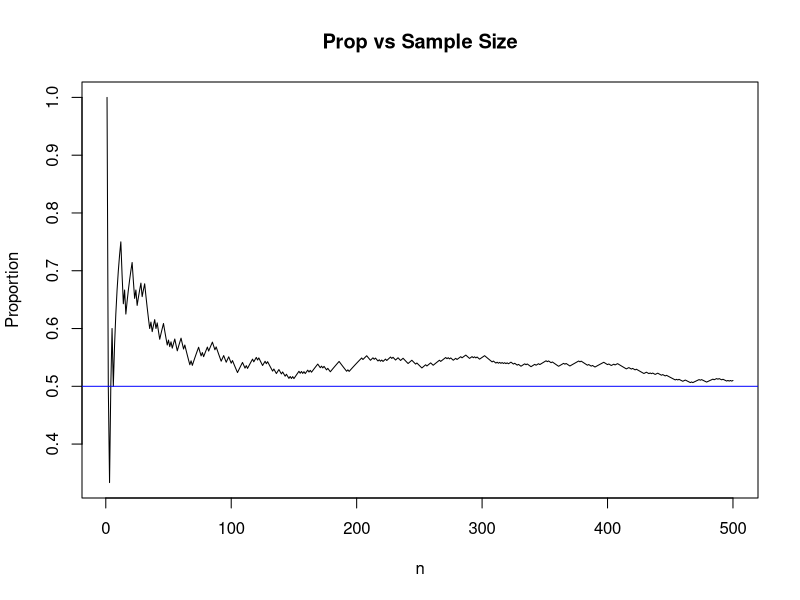
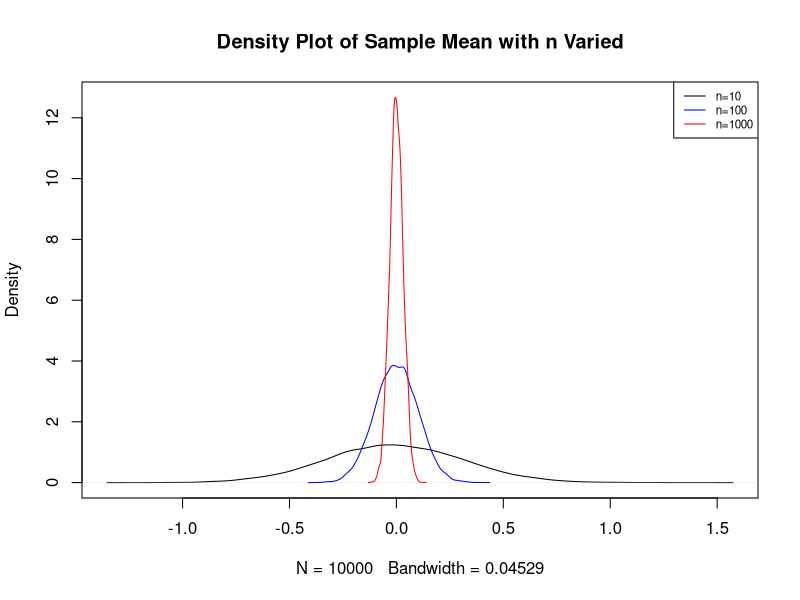
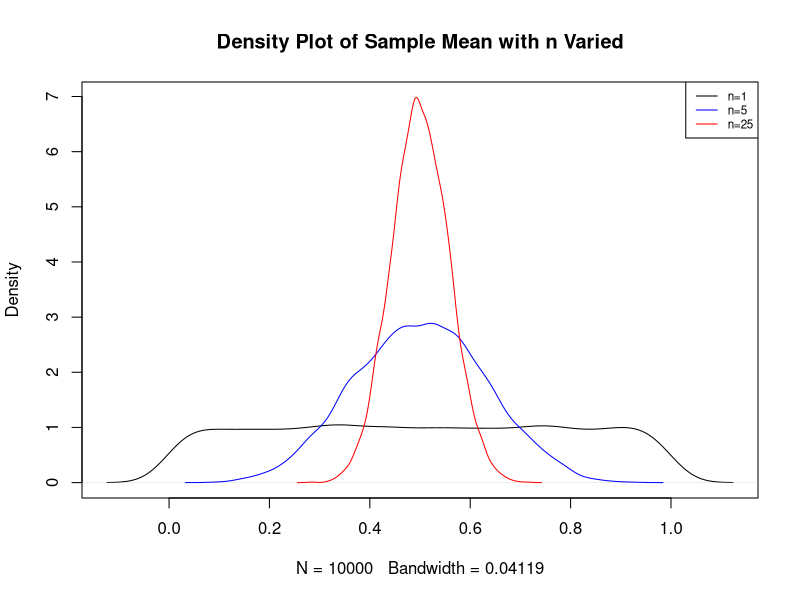
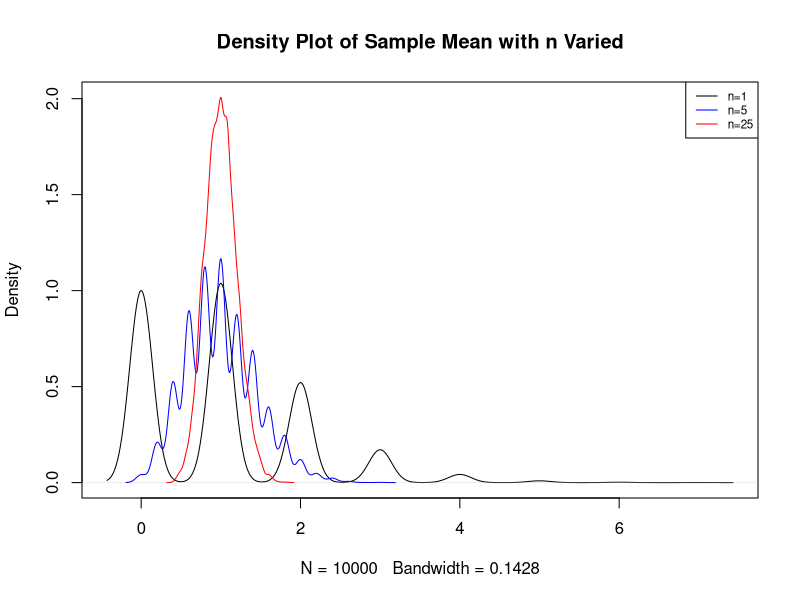

Write the R code that produced these figures, in order.
## ---- chunk 1
n<-500 ##make this big, but not too big otherwise picture is difficult to see

set.seed(23)

X<-rbinom(n,1,0.5) ##simulate 500 flips of fair coin

totals<-cumsum(X) ##count total number of heads after each flip
index<-1:n
props<-totals/index ##find proportion of heads after each flip

##create visual. LLN says that as n gets larger, the value of the sample proportion tends to get closer to 0.5
plot(props, type="l", main="Prop vs Sample Size", ylab="Proportion", xlab="n")
abline(h=0.5, col="blue") ##overlay 0.5 for easy comparison
## ---- chunk 2
set.seed(5)

reps<-10000 ## this is M

Xs<-rnorm(reps) ##generate M values of X

squared.values<-Xs^2 ##square each X

mean(squared.values) ##sample average of squared values. 

##when reps is large, this sample mean should be close to the true E(X^2), which is 1
## ---- chunk 3
set.seed(5)

reps<-10000 ## this is M

Xs<-rnorm(reps) ##generate M values of X

squared.values<-Xs^2 ##square each X

sum(squared.values>1)/reps ##count the number of times X^2 is greater than 1, and divide by M

##alternatively, same result as previous line
mean(squared.values>1)

##when reps is large, this proportion should be close to
1-pchisq(1, df=1)
##it turns out that squaring a standard normal gives a chi-squared distribution with 1 df.
## ---- chunk 4
##function to find sample mean of data from standard normal
sampMean <- function(number){
  mean(rnorm(number))
}

Reps <- 10000

##find the sample means of n data points, with 10000 replicates
repSampMean <- function(number){
  return(replicate(Reps, sampMean(number)))
}

##find the sample means when n = 10, 100, 1000 with 10000 replicates each
results <- sapply(c(10, 100, 1000), repSampMean)

##visualize the sampling distributions of the sample means when n=10, 100, 1000

##set the max limit of the y axis 
max_y1 <- max(density(results[,1])$y, density(results[,2])$y, density(results[,3])$y) 

##n = 10
plot(density(results[,1]), ylim=c(0, max_y1), main="Density Plot of Sample Mean with n Varied")
##n = 100
lines(density(results[,2]), col="blue")
##n = 1000
lines(density(results[,3]), col="red")
legend("topright", legend = c("n=10", "n=100", "n=1000"), col = c("black","blue", "red"), lty = 1, cex=0.7)
## ---- chunk 5
apply(results, 2, mean)
##close to 0
## ---- chunk 6
apply(results, 2, var)
## ---- chunk 7

sampMean_Unif <- function(number){
  mean(runif(number))
}

Reps <- 10000

##find the sample means of n data points, with 10000 replicates
repSampMean_Unif <- function(number){
  return(replicate(Reps, sampMean_Unif(number)))
}

results_Unif <- sapply(c(1, 5, 25), repSampMean_Unif)

##set the max limit of the y axis 
max_y1 <- max(density(results_Unif[,1])$y, density(results_Unif[,2])$y, density(results_Unif[,3])$y) 

##n = 1
plot(density(results_Unif[,1]), ylim=c(0, max_y1), main="Density Plot of Sample Mean with n Varied")
##n = 5
lines(density(results_Unif[,2]), col="blue")
##n = 25
lines(density(results_Unif[,3]), col="red")
legend("topright", legend = c("n=1", "n=5", "n=25"), col = c("black","blue", "red"), lty = 1, cex=0.7)
## ---- chunk 8
sampMean_Pois <- function(number){
  mean(rpois(number, lambda = 1))
}

Reps <- 10000

repSampMean_Pois <- function(number){
  return(replicate(Reps, sampMean_Pois(number)))
}

results_Pois <- sapply(c(1, 5, 25), repSampMean_Pois)

max_y1 <- max(density(results_Pois[,1])$y, density(results_Pois[,2])$y, density(results_Pois[,3])$y) 

plot(density(results_Pois[,1]), ylim=c(0, max_y1), main="Density Plot of Sample Mean with n Varied")
lines(density(results_Pois[,2]), col="blue")
lines(density(results_Pois[,3]), col="red")
legend("topright", legend = c("n=1", "n=5", "n=25"), col = c("black","blue", "red"), lty = 1, cex=0.7)
